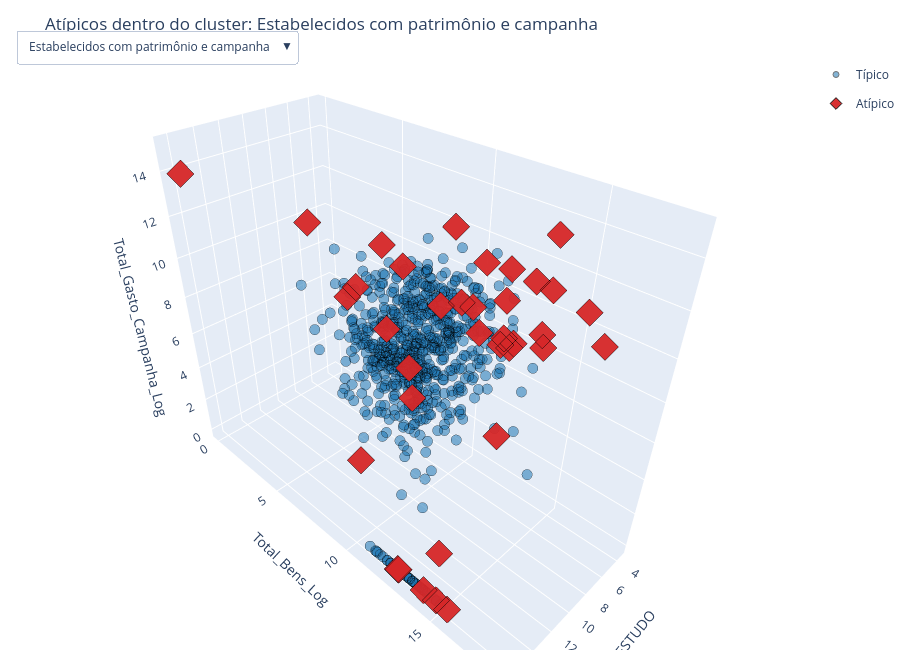

The notebook cell saved with this chart:
### Markdown cell above
### O mesmo recorte, em 3D — filtrando por cluster

Mesma ideia do gráfico 3D global, agora um por cluster: escolham no menu qual grupo olhar (cada cluster usa a sua **própria** padronização, então os pontos vermelhos aqui são atípicos *dentro daquele grupo*, não em relação à base inteira). Os eixos ficam fixos entre um cluster e outro, pra dar pra comparar a posição relativa.

### Code cell
nomes_bisecting_ordenados = list(NOMES_CLUSTER_BISECTING.values())
n_status = len(cores_iso)  # 'Típico' e 'Atípico', mesmas cores do gráfico 3D global

fig3d_cluster = go.Figure()
for idx_cluster, nome in enumerate(nomes_bisecting_ordenados):
    for status, cor in cores_iso.items():
        sub = df_cluster[(df_cluster['cluster'] == nome) & (df_cluster['anomalia_cluster'] == status)]
        fig3d_cluster.add_trace(go.Scatter3d(
            x=sub['ANOS_ESTUDO'], y=sub['Total_Bens_Log'], z=sub['Total_Gasto_Campanha_Log'],
            mode='markers', name=status,
            marker=dict(
                size=6 if status == 'Típico' else 9,
                color=cor,
                symbol='circle' if status == 'Típico' else 'diamond',
                opacity=0.55 if status == 'Típico' else 0.95,
                line=dict(width=1, color='black'),
            ),
            text=sub['NM_URNA_CANDIDATO'],
            customdata=sub['IDADE'],
            hovertemplate='<b>%{text}</b><br>IDADE=%{customdata}<br>ANOS_ESTUDO=%{x}<br>Total_Bens_Log=%{y:.2f}'
                          '<br>Total_Gasto_Campanha_Log=%{z:.2f}<extra></extra>',
            visible=(idx_cluster == 0),       # só o primeiro cluster começa visível
            legendgroup=status,
            showlegend=(idx_cluster == 0),    # legenda não se repete a cada cluster
        ))

# um botão por cluster no menu suspenso — cada um liga só os 2 traços (Típico/Atípico) daquele cluster
botoes_cluster = []
for idx_cluster, nome in enumerate(nomes_bisecting_ordenados):
    visibilidade = [False] * (len(nomes_bisecting_ordenados) * n_status)
    for j in range(n_status):
        visibilidade[idx_cluster * n_status + j] = True
    botoes_cluster.append(dict(
        label=nome, method='update',
        args=[{'visible': visibilidade}, {'title': f'Atípicos dentro do cluster: {nome}'}],
    ))

fig3d_cluster.update_layout(
    scene=dict(
        xaxis_title='ANOS_ESTUDO', yaxis_title='Total_Bens_Log', zaxis_title='Total_Gasto_Campanha_Log',
        xaxis=dict(range=[df_cluster['ANOS_ESTUDO'].min() - 1, df_cluster['ANOS_ESTUDO'].max() + 1]),
        yaxis=dict(range=[df_cluster['Total_Bens_Log'].min() - 0.5, df_cluster['Total_Bens_Log'].max() + 0.5]),
        zaxis=dict(range=[df_cluster['Total_Gasto_Campanha_Log'].min() - 0.5, df_cluster['Total_Gasto_Campanha_Log'].max() + 0.5]),
    ),
    updatemenus=[dict(active=0, buttons=botoes_cluster, x=0.02, y=1.05, xanchor='left')],
    title=f'Atípicos dentro do cluster: {nomes_bisecting_ordenados[0]}',
    height=650, margin=dict(l=0, r=0, b=0, t=60),
)
fig3d_cluster.show()

### Figure 1 — Plotly figure (JSON) as saved in the notebook; plotly's stock layout.template omitted (floating-point values rounded to 4 significant figures; data arrays with more than 128 entries replaced by an {"elided": "..."} marker saying what was removed)
{"data": [{"customdata": {"elided": "676 int values"}, "hovertemplate": "<b>%{text}</b><br>IDADE=%{customdata}<br>ANOS_ESTUDO=%{x}<br>Total_Bens_Log=%{y:.2f}<br>Total_Gasto_Campanha_Log=%{z:.2f}<extra></extra>", "legendgroup": "Típico", "marker": {"color": "#1f77b4", "line": {"color": "black", "width": 1}, "opacity": 0.55, "size": 6, "symbol": "circle"}, "mode": "markers", "name": "Típico", "showlegend": true, "text": {"elided": "676 str values"}, "type": "scatter3d", "visible": true, "x": {"elided": "676 int values"}, "y": {"elided": "676 float values"}, "z": {"elided": "676 float values"}}, {"customdata": [31, 78, 40, 61, 66, 69, 50, 62, 60, 63, 64, 42, 35, 33, 33, 77, 55, 25, 48, 67, 76, 23, 73, 21, 28, 49, 35, 35, 38, 63, 25, 22, 76, 71, 59, 32], "hovertemplate": "<b>%{text}</b><br>IDADE=%{customdata}<br>ANOS_ESTUDO=%{x}<br>Total_Bens_Log=%{y:.2f}<br>Total_Gasto_Campanha_Log=%{z:.2f}<extra></extra>", "legendgroup": "Atípico", "marker": {"color": "#d62728", "line": {"color": "black", "width": 1}, "opacity": 0.95, "size": 9, "symbol": "diamond"}, "mode": "markers", "name": "Atípico", "showlegend": true, "text": ["MARCELO DAL NEGRO", "DILCEU SPERAFICO", "GERALDO MENDES", "TONINHO DA INSTALBOMBAS", "NEWTON BONIN", "NEUZA VIGANÓ", "PAULO ESPÍNDOLA CAMINHONEIRO", "SARGENTO FAHUR", "NEGUINHO GRASSI", "AMIN HANNOUCHE", "TONINHO FENELON DA FARMÁCIA", "HENRIQUE DIAS HD", "DR. GUILHERME MACHADO", "PROF. YAN GAUDARD", "SAYMON VEIGA", "SERGIO ZAMBIASI", "CLEUSA ZAIKOWSKI", "BRUNO CARDOZO", "FERNANDINHO MACIEL - O LEÃO", "CLEO HICKMANN", "ADILSON TROCA", "MAURICIO LINDOL", "ARI GAMBIN", "BIA BORBA", "KAUE OLIVEIRA", "EGIDIO BECKHAUSER", "JÉSSICA MICHELS", "FERNANDO CORDEIRO", "ZÉ TROVÃO", "DRA. LISIANE ANZANELLO", "LETICIA PALOMA", "FELIPE BARCELLOS", "JULIO GARCIA", "RAIMUNDO COLOMBO", "MAURI DAS LAJOTAS", "FERNANDO FERREIRA (GÊMEOS)"], "type": "scatter3d", "visible": true, "x": [11, 16, 9, 8, 13, 11, 9, 8, 8, 16, 8, 9, 16, 16, 13, 11, 11, 13, 9, 9, 11, 13, 13, 13, 16, 13, 13, 11, 11, 16, 16, 13, 11, 9, 8, 16], "y": [13.64, 17.88, 13.71, 15.03, 18.14, 16.2, 12.25, 15.08, 17.31, 0.0, 13.77, 12.61, 14.7, 12.54, 8.517, 14.59, 14.69, 11.51, 11.69, 10.67, 14.46, 11.34, 13.22, 11.0, 14.02, 5.857, 8.007, 8.7, 12.26, 15.3, 10.49, 10.16, 14.63, 14.81, 13.59, 12.59], "z": [13.77, 14.4, 11.84, 10.19, 14.4, 13.8, 10.94, 14.64, 11.36, 13.87, 9.76, 9.976, 0.0, 0.0, 11.27, 11.25, 6.909, 7.601, 10.9, 10.32, 10.93, 8.938, 0.0, 13.09, 0.0, 13.03, 10.62, 12.65, 14.59, 0.0, 4.875, 10.13, 13.92, 13.06, 9.474, 0.0]}, {"customdata": {"elided": "210 int values"}, "hovertemplate": "<b>%{text}</b><br>IDADE=%{customdata}<br>ANOS_ESTUDO=%{x}<br>Total_Bens_Log=%{y:.2f}<br>Total_Gasto_Campanha_Log=%{z:.2f}<extra></extra>", "legendgroup": "Típico", "marker": {"color": "#1f77b4", "line": {"color": "black", "width": 1}, "opacity": 0.55, "size": 6, "symbol": "circle"}, "mode": "markers", "name": "Típico", "showlegend": false, "text": {"elided": "210 str values"}, "type": "scatter3d", "visible": false, "x": {"elided": "210 int values"}, "y": {"elided": "210 float values"}, "z": {"elided": "210 float values"}}, {"customdata": [46, 61, 31, 62, 62, 22, 51, 23, 55, 40, 24, 25], "hovertemplate": "<b>%{text}</b><br>IDADE=%{customdata}<br>ANOS_ESTUDO=%{x}<br>Total_Bens_Log=%{y:.2f}<br>Total_Gasto_Campanha_Log=%{z:.2f}<extra></extra>", "legendgroup": "Atípico", "marker": {"color": "#d62728", "line": {"color": "black", "width": 1}, "opacity": 0.95, "size": 9, "symbol": "diamond"}, "mode": "markers", "name": "Atípico", "showlegend": false, "text": ["SOLITÁRIO", "JOCELITO CANTO", "BRUNO DO MLB", "MÃE KATITA DE OXALÁ", "MARCON", "PEDRINHO", "ROGÉRIO GRADE - CHÉIO", "EDUARDO MENEGOL", "ADILSON DA SAÚDE", "TEODORO", "AMANDA WENCESLAU", "JORDAM BRITO"], "type": "scatter3d", "visible": false, "x": [4, 9, 16, 9, 4, 13, 4, 16, 8, 9, 13, 11], "y": [12.93, 0.0, 6.186, 9.21, 11.75, 9.172, 8.559, 0.0, 11.77, 10.04, 10.26, 12.2], "z": [12.19, 14.44, 8.079, 11.08, 14.06, 9.511, 10.85, 4.077, 10.06, 12.19, 6.909, 8.291]}, {"customdata": [22, 31, 52, 46, 32, 58, 30, 41, 29, 67, 40, 55, 37, 41, 30, 25, 32, 27, 40, 26, 48, 23, 36, 41, 33, 47, 39, 39, 38, 41, 36, 36, 36, 48, 27, 32, 40, 50, 35, 47, 65, 42, 54, 67, 68, 30, 41, 26, 54, 33, 45, 22, 47, 61, 48, 53, 61, 63, 31, 35, 39, 40, 26, 64, 65, 45, 53, 56, 36, 41, 47, 40, 44, 52, 43, 52, 40, 49, 47, 43, 30, 58, 52, 50, 46, 48, 39, 24, 37], "hovertemplate": "<b>%{text}</b><br>IDADE=%{customdata}<br>ANOS_ESTUDO=%{x}<br>Total_Bens_Log=%{y:.2f}<br>Total_Gasto_Campanha_Log=%{z:.2f}<extra></extra>", "legendgroup": "Típico", "marker": {"color": "#1f77b4", "line": {"color": "black", "width": 1}, "opacity": 0.55, "size": 6, "symbol": "circle"}, "mode": "markers", "name": "Típico", "showlegend": false, "text": ["CHARLESTON JÚNIOR INCLUSÃO", "LUCAS SIQUEIRA", "FAGUNDES", "PATRICIA VALVERDE", "LARYSSA MELO", "RATINHO DE COLOMBO", "LÉO MOLINA", "MAITE BRUSMAN", "FABIANA VIEIRA", "SOSSO", "CABO NILSON FERREIRA", "GIL DOS ANJOS", "POLICIAL MARTINS", "JORNALISTA LUCIANA SILVA", "PROF. THIS", "MAURÍCIO FRANCISCON", "FELIPE GAMBARO", "FERNANDO GARBATCHEVSKI", "RICARDO CASCAVEL MAIS SEGURA", "ANDREY LUIZ", "MARCELLO DE PAULA", "GABRIEL ALBERTI", "AMANDA FERNANDES", "RANGEL", "VIVI DA GARAPEIRA", "DRA ROLSE DE PAULA", "TANIA MARA", "MIGUEL BOMBEIRO", "TAÍS BÁRBARA", "SARGENTO DOS SANTOS", "PROFESSORA JUREMA LEYSEN", "SCHULZ", "ANAJARA", "OSWALDO EUSTÁQUIO", "SOUZA SOUTO", "ALISSON OLIVEIRA", "PATRÍCIA BECKER", "GAUCHINHA DOS PAMPAS", "PAULA", "CRISTINA OLIVEIRA", "PAULO BREGOLIN", "JACKSON CARVALHO", "DR.DEINER SALOMÉ GOULART O PAI", "DANILO MORAES", "DR. ANTONIO MOELER", "BRUNO BARCELOS", "GABRIEL GONÇALVES", "YAGOR VIEIRA", "JUCIANE AFRAUSINO", "LUCAS CRUZ", "RODRIGO MARONI DOS ANIMAIS", "PAI FRANZ", "MARTA ROCHA", "DRA. SIMONI", "JAIR KEPPS", "MONICA TAVARES", "ANDRE MINHO", "MARCIA WINTER", "THIAGO ALVES", "JUNIOR NETO", "MÔNICA DINIZ", "ANA PATRICIA SUD", "VITÓRIA LEITE", "AVILAKING", "FOGAÇA", "FRATER FRANCISCO", "BETTO ALMEIDA", "JOSE ALEX FAGUNDES", "ROZELIO CAMARGO", "JUNYARA A VOZ DO POVO", "DR.. ALAN MELLO", "MARCO DO RANCHO", "PROF MAIURA", "FÁBIO CASEMIRO", "PROF RONALDO", "ADRIANA RAMOS", "JOSE RODOLFO", "ANNA VALENTE", ".ALAN ALVES MOREIRA", "FRANCIS NETO", "DJEIKSSON STRINGHINI", "SIMONE XAVIER", "FRAN KRUCK", "CABO SANTANA", "SERGIO MARINELLO", "ENGENHEIRA SILVANA SILVANO", "ELAINE CASAS", "ARTHUR CESCONETTO", "GLENDA BONI"], "type": "scatter3d", "visible": false, "x": [13, 13, 11, 16, 13, 16, 16, 16, 11, 13, 16, 16, 16, 11, 16, 11, 16, 11, 13, 13, 13, 13, 11, 16, 16, 16, 11, 11, 13, 13, 13, 11, 11, 16, 13, 13, 11, 11, 16, 16, 16, 16, 16, 13, 16, 16, 16, 13, 13, 13, 13, 9, 11, 16, 11, 16, 13, 16, 11, 9, 16, 11, 13, 16, 16, 16, 11, 16, 13, 11, 16, 11, 16, 13, 16, 16, 13, 16, 13, 16, 16, 16, 11, 16, 16, 16, 13, 9, 11], "y": [0.0, 5.846, 0.0, 0.0, 0.0, 0.0, 5.705, 0.0, 0.0, 0.0, 0.0, 5.502, 0.0, 0.0, 0.0, 0.0, 10.09, 0.0, 0.0, 9.105, 0.0, 0.0, 10.2, 10.63, 10.28, 0.0, 0.0, 0.0, 0.0, 0.0, 0.0, 0.0, 0.0, 0.0, 9.306, 10.46, 0.0, 0.0, 11.16, 0.0, 0.0, 10.09, 0.0, 0.0, 0.0, 10.6, 10.56, 0.0, 0.0, 11.78, 0.0, 0.0, 0.0, 0.0, 0.0, 0.0, 0.0, 0.0, 0.0, 0.0, 0.0, 0.0, 0.0, 0.0, 0.0, 0.0, 0.0, 0.0, 9.35, 0.0, 0.0, 0.0, 0.0, 0.0, 0.0, 0.0, 9.959, 0.0, 0.0, 8.007, 10.71, 0.0, 0.0, 10.17, 0.0, 0.0, 0.0, 0.0, 0.0], "z": [0.0, 0.0, 0.0, 0.0, 0.0, 0.0, 0.0, 0.0, 0.0, 0.0, 0.0, 0.0, 0.0, 0.0, 0.0, 0.0, 0.0, 0.0, 0.6931, 0.0, 0.0, 0.0, 0.0, 0.0, 0.0, 0.0, 0.0, 0.0, 0.0, 0.0, 0.0, 0.0, 0.0, 0.0, 0.0, 0.0, 0.0, 0.0, 0.0, 0.0, 0.0, 0.0, 0.0, 0.0, 0.0, 0.0, 0.0, 0.0, 0.0, 0.0, 0.0, 0.0, 0.0, 0.0, 0.0, 0.0, 0.0, 0.0, 0.0, 0.0, 0.0, 0.0, 0.0, 0.0, 0.0, 0.0, 0.0, 0.0, 0.0, 0.0, 0.0, 0.0, 0.0, 0.0, 0.0, 0.0, 0.0, 0.0, 0.0, 0.0, 0.0, 0.0, 0.0, 0.0, 0.0, 0.0, 0.0, 0.0, 0.0]}, {"customdata": [30, 67, 28, 26, 55], "hovertemplate": "<b>%{text}</b><br>IDADE=%{customdata}<br>ANOS_ESTUDO=%{x}<br>Total_Bens_Log=%{y:.2f}<br>Total_Gasto_Campanha_Log=%{z:.2f}<extra></extra>", "legendgroup": "Atípico", "marker": {"color": "#d62728", "line": {"color": "black", "width": 1}, "opacity": 0.95, "size": 9, "symbol": "diamond"}, "mode": "markers", "name": "Atípico", "showlegend": false, "text": ["MAYCON ROBERTO", "INEZ", "MARI GUEDES PCD", "MANU SHTORACH", "LUCIANO ROSA"], "type": "scatter3d", "visible": false, "x": [11, 16, 16, 8, 16], "y": [8.858, 9.21, 0.0, 0.0, 0.0], "z": [5.913, 0.0, 0.6931, 1.426, 0.4055]}, {"customdata": [60, 56, 48, 50, 59, 55, 59, 52, 59, 62, 44, 62, 61, 67, 35, 53, 68, 42, 62, 44, 53, 39, 54, 60, 42, 44, 53, 42, 37, 63, 54, 38, 53, 57, 36, 50, 45, 46, 61, 54, 57, 47, 37, 56, 56, 47, 52, 65, 69, 62, 60, 45, 62, 69, 65, 58, 60, 54, 41, 39, 42, 48, 61, 53, 63, 65, 58, 71, 62, 61, 53, 42, 41, 69, 66, 51, 35, 47, 68, 51, 40, 29, 52, 64], "hovertemplate": "<b>%{text}</b><br>IDADE=%{customdata}<br>ANOS_ESTUDO=%{x}<br>Total_Bens_Log=%{y:.2f}<br>Total_Gasto_Campanha_Log=%{z:.2f}<extra></extra>", "legendgroup": "Típico", "marker": {"color": "#1f77b4", "line": {"color": "black", "width": 1}, "opacity": 0.55, "size": 6, "symbol": "circle"}, "mode": "markers", "name": "Típico", "showlegend": false, "text": ["GABRIEL PAVAN", "FÁTIMA NUNES", "ALEXANDRE ROLLER", "PASTOR RENATO", "MENDES", "FUBÁ", "JOSIAS MILANI", "ADÃO PEREIRA FEDERAL", "PASTOR JURANDIR", "VANICE LIMA", "ETIENE DA SILVA", "MARY BARRETO", "ARI NOMAX", "ENILCE FERREIRA", "VICTOR AUGUSTO", "SIMONE DIAS", "THOMAS KORONTAI", "MOTORISTA VALDENEY LEITE", "JA JA DA SAUDE", "RODRIGO OLIVEIRA", "ELISANGELA BORGES", "ROBSON MOREIRA", "APARECIDO GARCIA", "ROSEMARIE", "DANIEL NEGÃO", "DANI ALMEIDA", "SILVIO PRZYWITOWSKI", "CLAUDINEI BORGES", "GENECY ABREU", "VERA FREIRE", "SERJÃO CARRETEIRO", "CRIS COUTO", "PAULO FREITAS", "SOLANJE NUNES", "DAIANE FERREIRA", "EVERSON BITENCOURT", "FABRÍCIO DE CASTRO", "PRETA", "ROSELANE DO CINTURÃO AZUL", "CLAUDIO COSTA", "DANIEL BOSS", "PATRICIA PEGORARO", "RAMON LADVIG", "CLAUDIOMIRO", "LUCIANA SASSI", "MANTAS IJUI", "PIZZATTO FEDERAL", "VERA KLEIN", "JOSE BENEMANN", "ROGÉRINHO DA INFRA", "CARLOS RENATO SEVERO", "ROSELAINE MELLO", "HENRIQUE WEBSTER", "LUIZ PINHEIRO", "MARLENE TAMAGNO", "MILLER", "VANDO ROCHA", "LUCIANO ANTUNES", "NYL MORAES", "ANNE KARENINE RODRIGUES MARTIN", "DIANHO", "PASTORA MARISA", "SANTOS", "RITA LOPES", "SILVANA PRADELLA", "MARTINHO (BIXO DE PÉ)", "PIT", "JULIO CARVALHO", "MIKKEI", "GENTIL ALVES", "CARLOS ALBERTO ESTEVÃO (CACO)", "ARTHUR FONSECA", "SHEILA FERNANDES", "JORGE FREITAS", "PEDRO MACARI", "JOÃO FONTOURA", "TAIZE ZAGONEL", "ELIAS DE LIMA", "MIRO DO CANTO GAÚCHO", "LUCIANA LOPES", "JACKSON SOARES", "LINDAMERI RODRIGUES", "ADRIANA MAZZUCCO", "GODINHO"], "type": "scatter3d", "visible": false, "x": [11, 11, 11, 4, 13, 4, 8, 13, 8, 11, 4, 11, 11, 11, 11, 11, 9, 9, 11, 11, 4, 4, 8, 9, 9, 8, 11, 4, 4, 11, 11, 11, 11, 8, 11, 11, 11, 8, 9, 11, 11, 4, 11, 9, 11, 4, 11, 11, 9, 11, 11, 9, 11, 8, 8, 11, 11, 8, 9, 9, 4, 4, 11, 9, 11, 4, 11, 4, 8, 4, 8, 11, 9, 8, 11, 8, 9, 11, 8, 4, 8, 4, 4, 9], "y": [0.0, 8.941, 7.957, 0.0, 11.99, 12.25, 12.43, 13.33, 12.52, 10.71, 0.0, 12.04, 12.98, 0.0, 12.15, 11.05, 9.798, 0.0, 0.0, 12.21, 0.0, 0.0, 0.0, 0.0, 0.0, 0.0, 12.01, 0.0, 0.0, 0.0, 8.113, 11.81, 12.43, 11.29, 11.61, 13.81, 10.83, 0.0, 9.616, 12.49, 12.2, 10.67, 11.53, 11.71, 9.798, 0.0, 13.31, 0.0, 0.0, 0.0, 9.68, 0.0, 13.42, 0.0, 0.0, 11.29, 9.904, 0.0, 0.0, 0.0, 0.0, 12.1, 0.0, 0.0, 0.0, 0.0, 10.6, 11.92, 0.0, 10.6, 0.0, 9.852, 9.547, 0.0, 12.1, 0.0, 10.69, 12.54, 13.12, 0.0, 11.51, 0.0, 0.0, 13.3], "z": [0.0, 3.714, 0.0, 0.0, 0.0, 9.687, 9.355, 0.0, 0.0, 0.0, 0.0, 0.0, 0.0, 0.0, 0.0, 0.0, 0.0, 0.0, 0.0, 0.0, 0.0, 0.0, 0.0, 0.0, 0.0, 0.0, 0.0, 0.0, 0.0, 0.0, 0.0, 0.0, 0.0, 0.0, 0.0, 0.0, 0.0, 0.0, 0.0, 0.0, 0.0, 0.0, 0.0, 0.0, 0.0, 0.0, 0.0, 0.0, 0.0, 0.0, 0.0, 0.0, 0.0, 0.0, 0.0, 0.0, 0.0, 1.253, 0.0, 0.0, 0.0, 0.0, 0.0, 0.0, 0.0, 0.0, 0.0, 0.0, 0.0, 0.0, 0.0, 0.0, 0.0, 0.0, 0.0, 2.389, 0.0, 0.0, 0.0, 0.0, 0.0, 0.0, 0.0, 0.0]}, {"customdata": [62, 40, 85, 51, 65], "hovertemplate": "<b>%{text}</b><br>IDADE=%{customdata}<br>ANOS_ESTUDO=%{x}<br>Total_Bens_Log=%{y:.2f}<br>Total_Gasto_Campanha_Log=%{z:.2f}<extra></extra>", "legendgroup": "Atípico", "marker": {"color": "#d62728", "line": {"color": "black", "width": 1}, "opacity": 0.95, "size": 9, "symbol": "diamond"}, "mode": "markers", "name": "Atípico", "showlegend": false, "text": ["JOÃO BATISTA", "FABIO NUNES", "IVONEIDE DUARTE", "UH FABIANO", "ARLINDO MENÇA  BAIA "], "type": "scatter3d", "visible": false, "x": [4, 8, 8, 9, 4], "y": [14.23, 13.8, 10.95, 0.0, 10.31], "z": [10.48, 7.901, 7.687, 5.72, 8.975]}], "layout": {"height": 650, "margin": {"b": 0, "l": 0, "r": 0, "t": 60}, "scene": {"xaxis": {"range": [3, 17], "title": {"text": "ANOS_ESTUDO"}}, "yaxis": {"range": [-0.5, 18.64], "title": {"text": "Total_Bens_Log"}}, "zaxis": {"range": [-0.5, 15.43], "title": {"text": "Total_Gasto_Campanha_Log"}}}, "title": {"text": "Atípicos dentro do cluster: Estabelecidos com patrimônio e campanha"}, "updatemenus": [{"active": 0, "buttons": [{"args": [{"visible": [true, true, false, false, false, false, false, false]}, {"title": "Atípicos dentro do cluster: Estabelecidos com patrimônio e campanha"}], "label": "Estabelecidos com patrimônio e campanha", "method": "update"}, {"args": [{"visible": [false, false, true, true, false, false, false, false]}, {"title": "Atípicos dentro do cluster: Em campanha sem patrimônio declarado"}], "label": "Em campanha sem patrimônio declarado", "method": "update"}, {"args": [{"visible": [false, false, false, false, true, true, false, false]}, {"title": "Atípicos dentro do cluster: Jovens sem patrimônio e sem campanha"}], "label": "Jovens sem patrimônio e sem campanha", "method": "update"}, {"args": [{"visible": [false, false, false, false, false, false, true, true]}, {"title": "Atípicos dentro do cluster: Baixa escolaridade e sem campanha"}], "label": "Baixa escolaridade e sem campanha", "method": "update"}], "x": 0.02, "xanchor": "left", "y": 1.05}]}}
